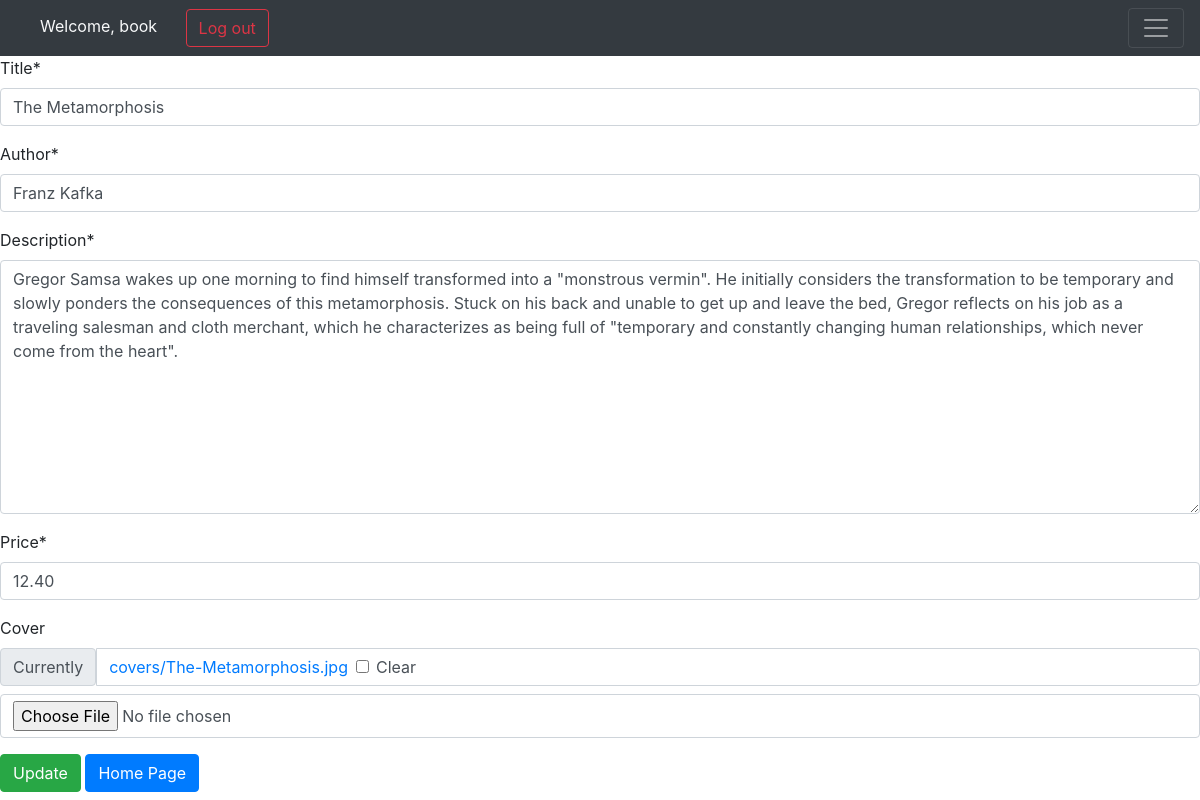
The page /books/2/update/ (signed in) on the database its author committed.
### accounts/models.py (models this page shows)
class CustomUser(AbstractUser):
    age = models.PositiveIntegerField(blank=True, null=True)

### books/models.py (models this page shows, shortened)
class Book(models.Model):
    user = models.ForeignKey(get_user_model(), default=1, on_delete=models.CASCADE)
    title = models.CharField(max_length=100)
    author = models.CharField(max_length=100)
    description = models.TextField()
    cover = models.ImageField(upload_to='covers/', blank=True)
    price = models.DecimalField(max_digits=5, decimal_places=2)

### books/views.py (the view)
# urls.py: path('<int:pk>/update/', views.BookUpdateView.as_view(), name='book_update'),
class BookUpdateView(LoginRequiredMixin, UserPassesTestMixin, generic.UpdateView):
    model = Book
    fields = ['title', 'author', 'description', 'price', 'cover']
    template_name = 'books/book_update.html'
    def test_func(self):
        obj = self.get_object()
        return obj.user == self.request.user

### books/templates/books/book_update.html (shortened to what this page needs)
{% extends '_base.html' %}
{% load crispy_forms_tags %}
{% block content %}
    <form action="" method="POST">
        {{form|crispy}}
        <button class="btn btn-success" type="submit">Update</button>
        <a class="btn btn-primary" href="{% url 'books_list' %}">Home Page</a>
    </form>
{% endblock content %}

### templates/_base.html (shortened to what this page needs)
<!DOCTYPE html>
<html lang="en">
<head>
    <link rel="stylesheet" href="https://cdn.jsdelivr.net/npm/bootstrap@4.0.0/dist/css/bootstrap.min.css">
</head>
<body>
    <nav class="navbar navbar-dark bg-dark" dir="ltr">
        <div>
            {% if user.is_authenticated %}
                <a class="text text-light mx-4">Welcome, {{user.username}}</a>
                <a class="btn btn-outline-danger" href="{% url 'logout' %}">Log out</a>
                {% else %}
                <a class="btn btn-outline-primary mx-2" href="{% url 'signup' %}">Sign Up</a>
                <a class="btn btn-outline-success" href="{% url 'login' %}">Log In</a>
            {% endif %}
        </div>
        <button class="navbar-toggler" type="button" data-toggle="collapse" data-target="#navbarNavDropdown" aria-controls="navbarNavDropdown" aria-expanded="false" aria-label="Toggle navigation">
            <span class="navbar-toggler-icon"></span>
        </button>
</nav>
      {% block content %}
      {% endblock content %}
</body>
</html>

### rows shown on the page
CustomUser: username "book"
Book: title "The Metamorphosis", author "Franz Kafka", description "Gregor Samsa wakes up one morning to find himself transformed into a \"monstrous vermin\". He initially considers the transformation to be temporary and slowly ponders the consequences of this metamorphosis. Stuck on his back and unable to get up and leave the bed, Gregor reflects on his job as a traveling salesman and cloth merchant, which he characterizes as being full of \"temporary and constantly changing human relationships, which never come from the heart\".", price "12.40"
